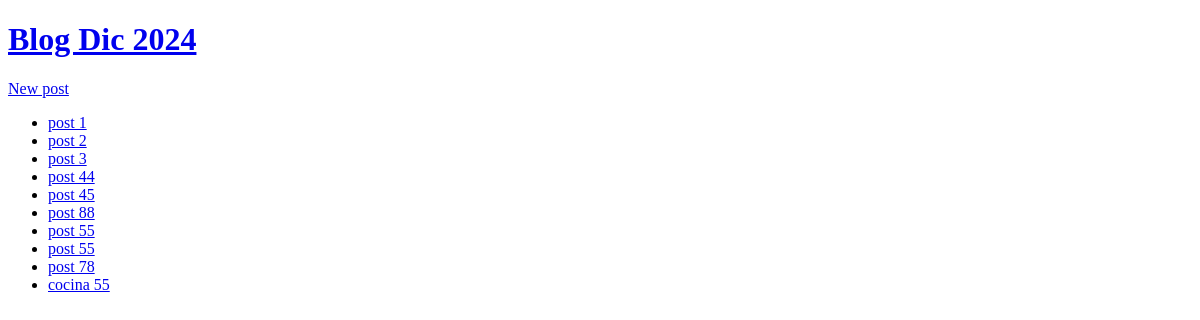
The app's page /, older data.
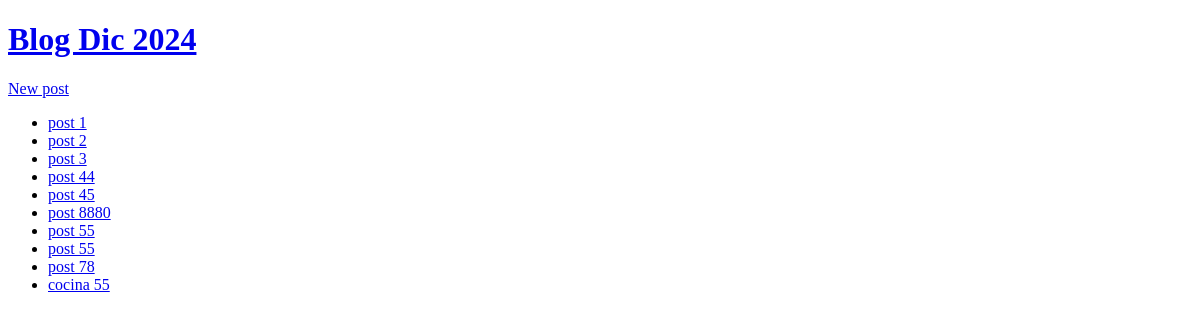
The same page, newer data.
### blog/models.py (models this page shows, shortened)
class Publication(models.Model):
    title = models.CharField(max_length=200)
    author = models.ForeignKey(
        "auth.User",
        on_delete=models.CASCADE,
    )
    body = models.TextField()

### blog/views.py (the view)
# urls.py: path('', HomePageView.as_view(), name='home'),
class HomePageView(ListView):
    model = Publication
    template_name = "publication_list.html"

### templates/publication_list.html
{% extends "_base.html" %}
{% block content %}
    <a href="{% url 'publication_new' %}">New post</a>
    <ul>
        {% for item in publication_list %}
            <li><a href="{% url 'publication_detail' item.pk %}">{{ item.title }}</a></li>
        {% endfor %}
    </ul>
{% endblock content %}

### templates/_base.html (shortened to what this page needs)
<!DOCTYPE html>
<html lang="en">
<head>
</head>
<body>
    <a href="{% url 'home' %}"><h1>Blog Dic 2024</h1></a>
    {% block content %}
    {% endblock content %}
</body>
</html>

Row changes from the older to the newer data that the page shows:
changed Publication: title "post 88" → "post 8880"
